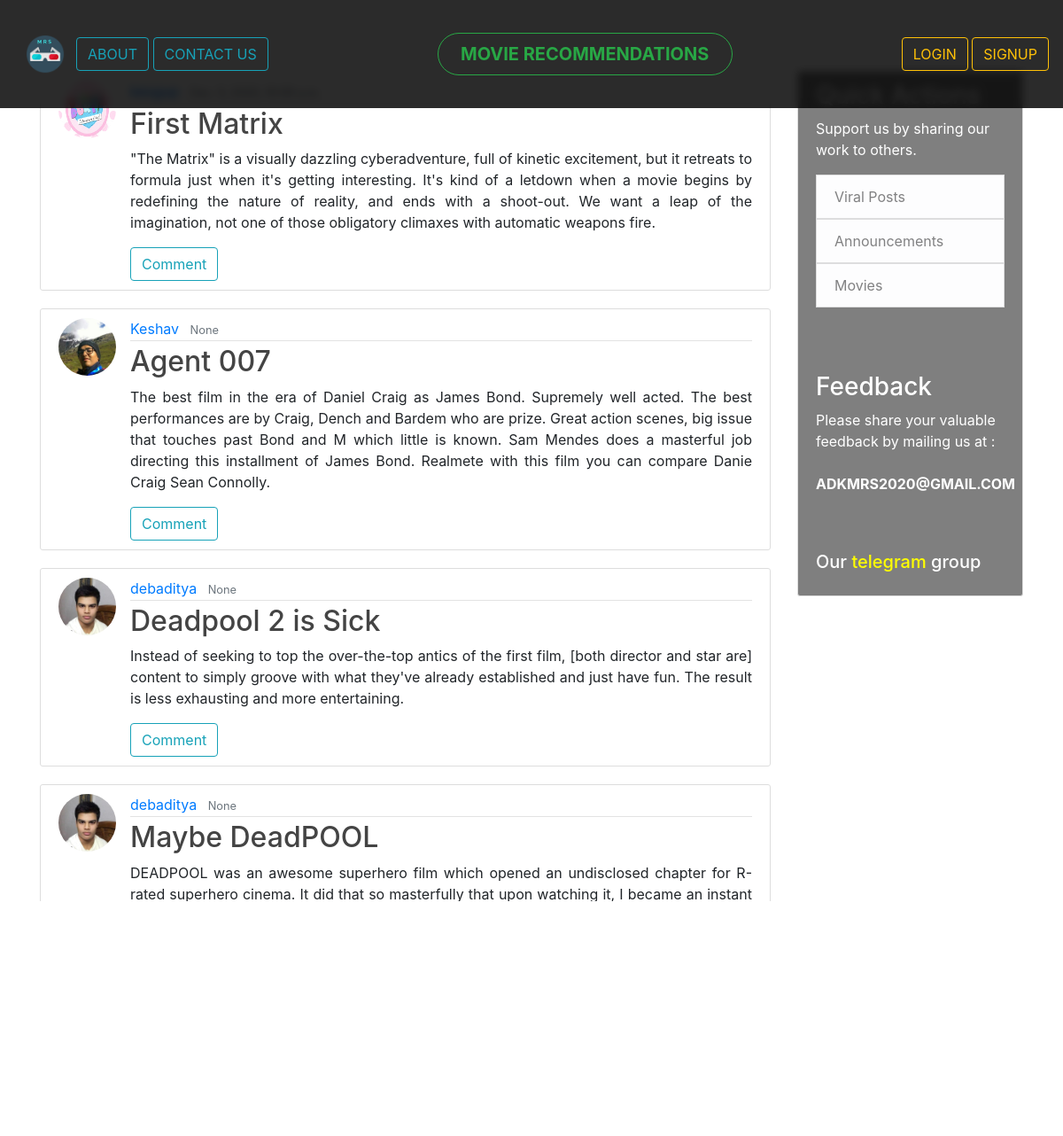
The page / on the database its author committed.
### blog/models.py (models this page shows, shortened)
class post(models.Model):
    title =models.CharField(max_length=77)
    content = models.TextField()
    date_posted = models.DateTimeField(default=timezone.now)
    author = models.ForeignKey(User, on_delete=models.CASCADE)

### user/models.py (models this page shows, shortened)
class Profile(models.Model):
    user = models.OneToOneField(User, on_delete=models.CASCADE)
    image = models.ImageField(default='default.jpg', upload_to='profile_pics')

### blog/views.py (the view)
# urls.py: path('', PostListView.as_view(), name='blog-home'),
class PostListView(ListView):
    model = post
    template_name = 'blog/home.html'  # <app>/<model>_<viewtype>.html
    context_object_name = 'posts'
    ordering = ['-date_posted']
    paginate_by=4

### blog/templates/blog/home.html (shortened to what this page needs)
{% extends "blog/base.html" %} {% block content %}
{% for post in posts %}
<article class="media content-section">
    <img class="rounded-circle article-img" src="{{ post.author.profile.image.url }}">
    <div class="media-body">
        <div class="article-metadata">
            <a class="mr-2" href="{% url 'user-posts' post.author.username %}">{{ post.author }}</a>
            <small class="text-muted">{{ post.date_posted}}</small>
        </div>
        <div class="wrapword text-wrap">
        <h2 class="wrapword text-wrap">{{ post.title }}</h2>
        </div>
        <p class="wrapword text-wrap article-content">{{ post.content }}</p>
            <a class="article-title" href="{% url 'post-detail' post.id %}"><button type="submit" class="btn btn-outline-info"> Comment </button></a>
    </div>
</article>
{% endfor %}
<div class="media content-section">
    {% if is_paginated %}
        {% for num in page_obj.paginator.page_range %}
            {% if page_obj.number == num %}
                <a class="btn btn-info mb-4" href="?page={{ num }}">{{ num }}</a> &nbsp;
            {% elif num > page_obj.number|add:'-3' and num%}
                <a class="btn btn-outline-info mb-4" href="?page={{ num }}">{{ num }}</a> &nbsp;
            {% endif %}
        {% endfor %}
        {% if page_obj.has_next %}
            <a class="btn btn-outline-info mb-4" href="?page={{ page_obj.next_page_number }}">Next</a>&nbsp;
            <a class="btn btn-outline-info mb-4" href="?page={{ page_obj.paginator.num_pages }}">Last</a> &nbsp;
        {% endif %}
    {% endif %}
</div>
{% endblock content %}

### blog/templates/blog/base.html (shortened to what this page needs)
<!DOCTYPE html>
<html lang="en">
{% load static %}
<head>
  <link rel="stylesheet" href="https://stackpath.bootstrapcdn.com/bootstrap/4.5.2/css/bootstrap.min.css"
>
</head>
<body>
  <nav style="height:9.5% ;backdrop-filter:blur(5px); background-color: rgb(0,0,0,0.83); "
    class="navbar navbar-expand-lg fixed-top static-top">
    <div class="collapse navbar-collapse" id="navbarSupportedContent">
      <button type="button" class="btn " style="width: 6%;"> <a href="{% url 'blog-home' %}"><img id="logo"
            src="/media/logo3.png" alt="image" style="width: 100%;"> </button></a>
      <a href="{% url 'blog-about' %}"> <button id="flrt" type="button" class="btn btn-outline-info">ABOUT</button> </a>
      <a href="{% url 'blog-contact' %}"> <button id="flrt" type="button" class="btn btn-outline-info">CONTACT
          US</button> </a>
      <a href="{% url 'movie' %}"> <button
          class="btn btn-outline-success btn-lg rounded-pill font-weight-bolder my-2 my-sm-0"> &nbsp; MOVIE
          RECOMMENDATIONS &nbsp; </button>
      </a>
      {% if user.is_authenticated %}
      <a href="{% url 'post-create' %}"> <button id="flrt" type="button" class="btn btn-outline-success">ADD
          POST</button> </a> &nbsp;&nbsp;&nbsp;&nbsp;&nbsp;&nbsp;&nbsp;
      <a href="{% url 'profile' %}"> <button id="flrt" type="button" class="btn btn-outline-danger">PROFILE</button>
      </a> &nbsp;
      <a href="{% url 'logout' %}"> <button id="flrt" type="button" class="btn btn-outline-warning">LOGOUT</button> </a>
      {% else %}
      <a href="{% url 'login' %}"> <button id="flrt" type="button" class="btn btn-outline-warning">LOGIN</button> </a>
      <a href="{% url 'register' %}"> <button id="flrt" type="button" class="btn btn-outline-warning">SIGNUP </button>
      </a>
      {% endif %}
    </div>
  </nav>
  <main role="main" class="container">
    <div class="row">
      <div class="col-md-9">
        {% block content %}{% endblock %}
      </div>
      <div class="col-md-3" style="color: white;">
        <div class="content-section" style="background-color: rgb(0,0,0,0.5);backdrop-filter:blur(5px); ">
          <h3 style="color: white;">Quick Actions</h3>
          <p>Support us by sharing our work to others.
          <ul class="list-group">
            <a href="https://www.imdb.com/news/movie/?ref_=nv_nw_mv" style="text-decoration: none;" target="blank">
              <li class="list-group-item list-group-item-light">Viral Posts</li>
            </a>
            <a href="https://timesofindia.indiatimes.com/entertainment/movie-reviews" style="text-decoration: none;"
              target="blank">
              <li class="list-group-item list-group-item-light">Announcements</li>
            </a>
            <a href="https://www.rottentomatoes.com/browse/upcoming" style="text-decoration: none;" target="blank">
              <li class="list-group-item list-group-item-light">Movies</li>
            </a>
            <br>
          </ul>
          </p>
          <div>
            <h3 style="color: white;"><br> Feedback </h3>
            <p style="color:white;">Please share your valuable feedback by mailing us at : <br><br><b>ADKMRS2020@GMAIL.COM</b><br><br><br>
              <h5 style="color: white;">Our <a style="color: yellow;" target="blank" href="https://t.me/joinchat/UtBG7RiJRsh25vB9mmqskg">telegram</a> group  </h5></p>
          </div>
        </div>
      </div>
    </div>
  </main>
</body>
</html>

### rows shown on the page
post: author.profile.image (picture), title "First Matrix", content "\"The Matrix\" is a visually dazzling cyberadventure, full of kinetic excitement, but it retreats to formula just when it's getting interesting. It's kind of a letdown when a movie begins by redefining the nature of reality, and ends with a shoot-out. We want a leap of the imagination, not one of those obligatory climaxes with automatic weapons fire."
post: author.profile.image (picture), author "Keshav", date_posted "None", title "Agent 007", content "The best film in the era of Daniel Craig as James Bond. Supremely well acted. The best performances are by Craig, Dench and Bardem who are prize. Great action scenes, big issue that touches past Bond and M which little is known. Sam Mendes does a masterful job directing this installment of James Bond. Realmete with this film you can compare Danie Craig Sean Connolly."
post: author.profile.image (picture), author "debaditya", date_posted "None", title "Deadpool 2 is Sick", content "Instead of seeking to top the over-the-top antics of the first film, [both director and star are] content to simply groove with what they've already established and just have fun. The result is less exhausting and more entertaining."
post: author.profile.image (picture), author "debaditya", date_posted "None", title "Maybe DeadPOOL", content "DEADPOOL was an awesome superhero film which opened an undisclosed chapter for R-rated superhero cinema. It did that so masterfully that upon watching it, I became an instant fan of DEADPOOL. I was very excited when I came to hear of DEADPOOL 2 and since the trailer excited me even more, I decided to watch it in theatre. It's also the first time I've seen an A rated film in theatre. But I'm already above 18, and thus it's not a problem."
